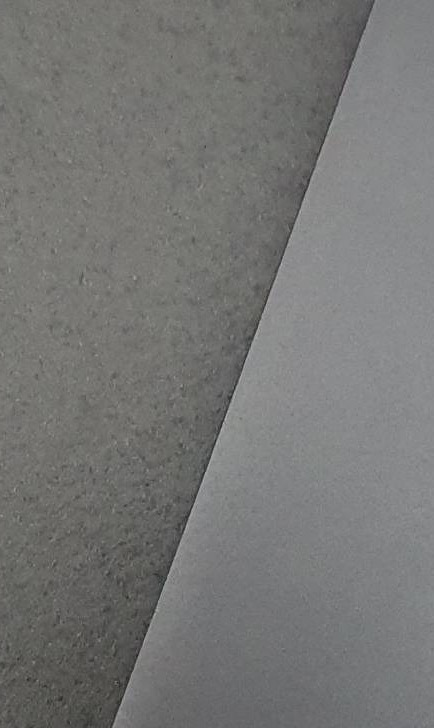
#> input picture hough_transform/resources/laptop_small.jpeg, 434 x 728 px
$ jupyter execute --allow-errors hough_transform.ipynb
#> lines starting #> are read from the running program, lines starting #| are printed output that depends on the picture; after the words box and inside, x2 and y2 are one past the last pixel; in counts of white or black regions, pixels touching at a corner belong together; long printed decimals are rounded
# Hough Transform

https://en.wikipedia.org/wiki/Hough_transform

Hough transform is primarily used to extract and describe shapes in a photo.<br/>
Most often it is used to detect straight lines but it can be used to detect other shapes like circles, elypses, polygons or any other form that can be described with an equation. <br/>

## How it works
### Setup

Imagine you want to describe a straight line. The most common way it would be to use the *slope-intercept* form: <br/>

$$ y=mx+b $$
A straight line in this form could be represented as a point (m,b) in the parameter space. A problem arises if the line we are trying to describe is vertical. In that case the slope parameter $ m $ would be unbounded. For this reason the Hough transform uses a *normal* form:

$$ r=xcosθ + ysinθ $$

where $ r $ is the length of the normal line from the origin to the closest point on the straight line, and $ \theta $ is the angle between the x axis and the normal line.

Using normal form we can represent a line as a point ($r$, $θ$) in the parameter space. <br/>

### Transform

#### Example 1: Computer vision

Since Hough transform is mainly used in computer vision applications let's start by a simple line detection example. <br/>

[cell 1]
import matplotlib.pyplot as plt
import matplotlib.image as mpimg
import cv2 as cv

plt.rcParams["figure.figsize"] = (10,5)

sample_photo_path = 'resources/laptop_small.jpeg'
img = mpimg.imread(sample_photo_path)
#> img is the input picture: shape (728, 434, 3); mean R, G, B 117.9, 118.2, 116.8
plt.imshow(cv.flip(img, 0),cmap = 'gray')
plt.show()
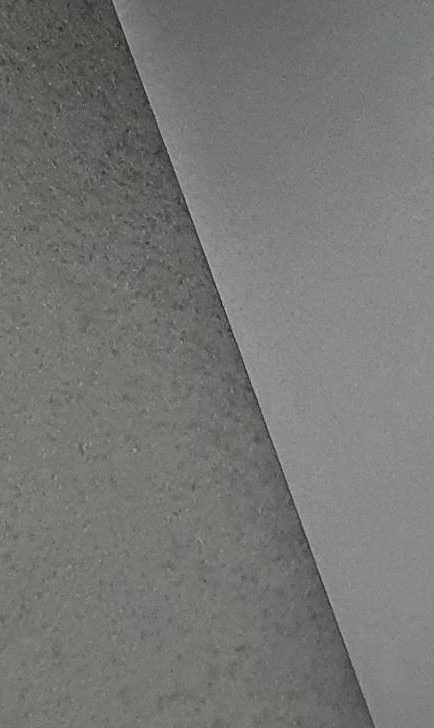
#> shown: shape (728, 434, 3); mean R, G, B 117.9, 118.2, 116.8

We'll use OpenCV's Canny Edge Detector to detect lines on this photo. <br/>
More on Canny Edge Detector: https://en.wikipedia.org/wiki/Canny_edge_detector
<br/>
<br/>
The image is first converted to greyscale and then the edges are extracted as shown below.

[cell 2]
img = cv.imread(sample_photo_path,0)
#> img: shape (728, 434); min 29, max 187, mean 118

# need to flip the image vertically as the open cv package puts the origin in the top left corner
edges = cv.Canny(img,100,100)
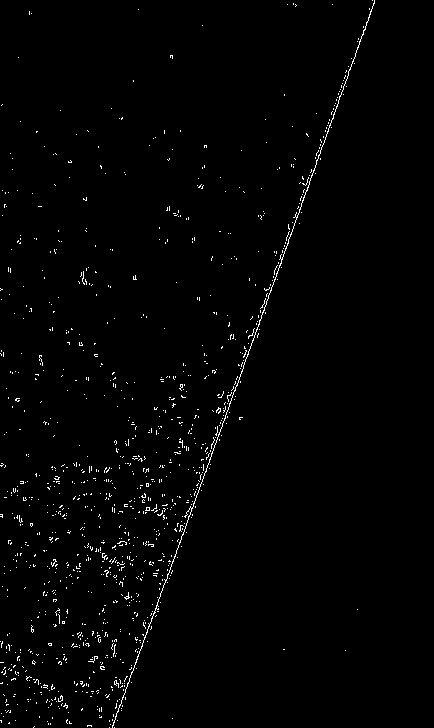
#> edges: shape (728, 434); 1.3% white in thin lines or dots, all inside (x1, y1, x2, y2) = (0, 0, 375, 728)
plt.subplot(121),
plt.imshow(cv.flip(img, 0),cmap = 'gray')
plt.title('Original Image')
plt.subplot(122),
plt.imshow(cv.flip(edges, 0),cmap = 'gray')
plt.title('Edge Image')
plt.show()
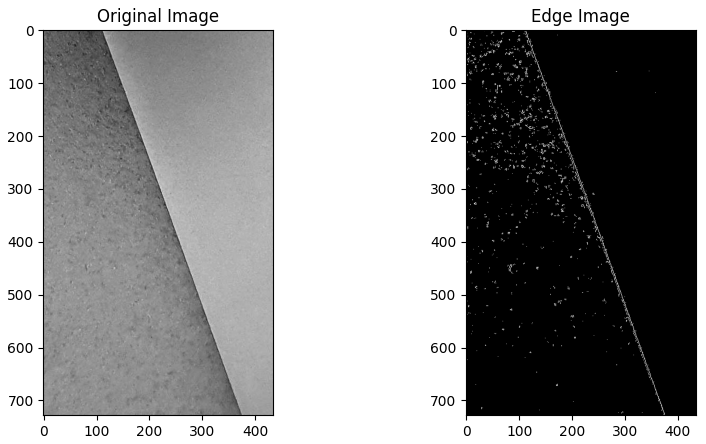
#> figure drawn by matplotlib, 2 panels

As expected there appears to be 1 straight line in the photo. <br/>
Some noise was detected, but that will not matter as Hough Transform will be able to ignore it.

Now we can perform Hough transform in order to retrieve lines from the "edge image" and describe them in normal and slope-intercept forms. <br/>

We need to iterate over all white pixes (points) as they are potentially a part of a line. <br/>
In each point we need to calculate parameter $r$ "for each possible" line going through that point.<br/>
Obiously there are infinite number of lines that can pass through any point so we need to determine the number
of angles $θ$ we would like to check this for.<br/>
This way we can calculate all possible parameter pairs ($r$,$θ$) for the specific point.

Source: https://en.wikipedia.org/wiki/Hough_transform#/media/File:Hough_transform_diagram.svg

Each pair of parameters is a point in Hough space (parameter space). In order to store all the points in parameter space we need to create a 2D matrix called the **accumulator**. <br/>
The dimensions of the accumulator are the number of angles $\theta$ we want to use and the number of approximated values for parameter $r$ we want to use. A good initiall value for both numbers is 180. This means we increase $\theta$ for 1° each time and we have 180 possible approximations for $r$. <br/><br/>
The accumulator is initialized with zeroes and each time we evaluate the parameters we increase the appropriate cell in the matrix by one. This is called voting as each possible line adds 1 vote. <br/>The cells in the accumulator with high number of votes are our solutions as all lines with the same orientation $\theta$ and distance from the origin $r$ are collinear. <br>

Here is a simple implementation with comments:

[cell 3]
import numpy as np
import pandas as pd

def basic_hough(data, num_r, num_theta):
    """
    A basic hough transform implementation
    """
#> called with num_r = 360, num_theta = 360

    # calculate step size of thetas and create an array of theta values
    step_theta = 180 / num_theta # angle step size will be 0.5 degree
    theta_values = np.arange(0, 180, step=step_theta)

    # precalculate cosine and sine values of theta angles
    theta_values_cos = np.cos(np.deg2rad(theta_values))
    theta_values_sin = np.sin(np.deg2rad(theta_values))

    # maximum value for r is the max distance from the origin
    # let's use pythagorean theorem to calculate that from the height and width of the image

    height, width = data.shape
#> height = 728; width = 434
    distance_max = np.sqrt(height**2 + width**2)
#> distance_max = 847.5
    r_step = (2 * distance_max) / num_r
#> r_step = 4.71
    r_values = np.arange(-distance_max, distance_max, step=r_step)
#> r_values = 360 values from -847.5 to 842.8

    # initialize accumulator matrix
    # accumulator = np.zeros((len(r_values), len(theta_values)))
    r_len = len(r_values)
#> r_len = 360
    theta_len = len(theta_values)
    accumulator = np.zeros((r_len, theta_len))

    for y in range(0, len(data)-1):
        for x in range(0, len(data[y])-1):
            edge = data[y][x]
            # only consider pixels detected by Canny
            if edge > 0:
                for theta_idx in range(0,len(theta_values)-1): # evaluate for all possible theta angles
                    # calculate r for given theta
                    rho = (x * theta_values_cos[theta_idx]) + (y * theta_values_sin[theta_idx])
                    # find the closest r index in the accumulator
                    rho_idx = np.argmin(np.abs(r_values - rho))
                    # increase the value in the accumulator
                    accumulator[rho_idx][theta_idx] += 1
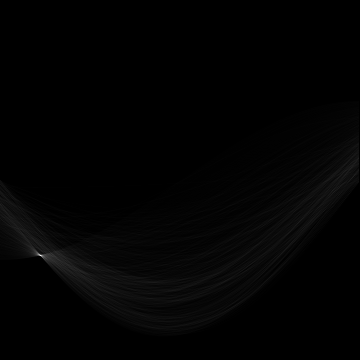
#> accumulator: shape (360, 360) float64; min 0, max 993, mean 11.2; drawn with min black and max white

    return accumulator, theta_values, r_values

[cell 4]
accumulator, theta_values, r_values = basic_hough(edges, 360, 360)
#> theta_values = 360 values from 0 to 179.5; r_values = 360 values from -847.5 to 842.8

[cell 5]
# lets see how the accumulator looks like
plt.rcParams["figure.figsize"] = (10,5)

plt.subplot(121)
plt.imshow(cv.flip(edges, 0),cmap = 'gray')
plt.title('Edge Image')
plt.subplot(122)
plt.imshow(accumulator,cmap = 'gray')
plt.ylabel('r index')
plt.xlabel('theta angle index')
plt.title('Acumulator Image')
plt.show()
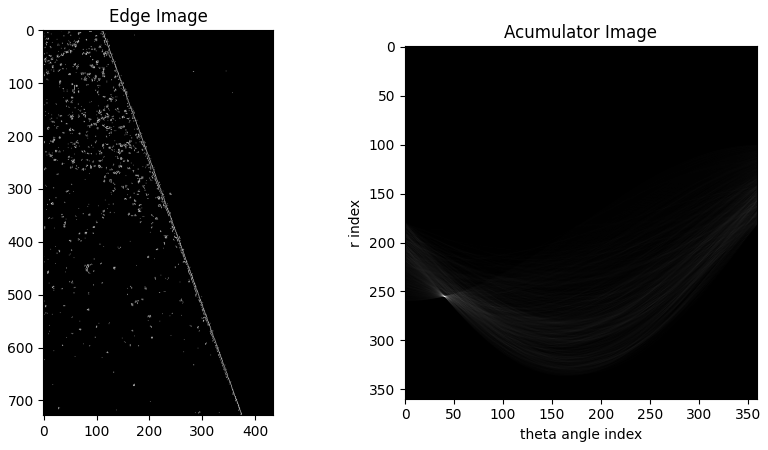
#> figure drawn by matplotlib, 2 panels

Each pixel in the edge image is transformed into a curve in the accumulator image (due to rotation over all possible angles). Here I chose resolution of 360 to make the final line fit the image better (we rotate a line on each step by 0.5 degrees)<br/>
All pixels that lie on the long straight line in the edge image end up with the same $r$ value at the same $\theta$ angle forming a bright spot in the accumulator image.<br/><br/>
Let's check which accumulator cell got the most votes:

[cell 6]
max_rho_idx, max_theta_idx = np.unravel_index(accumulator.argmax(), accumulator.shape)
#> max_rho_idx = 255; max_theta_idx = 40

print(f'Accumulator cell with most votes: ({max_rho_idx}, {max_theta_idx})')
#| Accumulator cell with most votes: (255, 40)

Let's find corresponding $r$ and $\theta$ values for the cell.

[cell 7]
max_theta = theta_values[max_theta_idx]
#> max_theta = 20
max_r = r_values[max_rho_idx]
#> max_r = 353.1

print(f'Theta: {max_theta}')
#| Theta: 20.0
print(f'R: {max_r}')
#| R: 353.146

This means that the normal line to the detected edge is at a 20° angle and has length of approx 353 units (pixels). </br></br>

Let's transform the line into the slop-intercept form.

[cell 8]
theta_rad = np.deg2rad(max_theta)
#> theta_rad = 0.349

slope = -(1/np.tan(theta_rad))
#> slope = -2.75
intercept = max_r*(1/np.sin(theta_rad))
#> intercept = 1032.5
print(f'y = {slope:.2f}x + {intercept:.2f}')
#| y = -2.75x + 1032.53

Let's compare all images side by side with ploting the line on top.

[cell 9]
x = np.linspace(0,450,100)
y = slope*x+intercept
#> y = 100 values, max 1032.5 at index 0, min -203.8 at index 99, mean 414.3

img = cv.imread(sample_photo_path,0)

edges = cv.Canny(img,100,100)
plt.subplot(131)
plt.imshow(cv.flip(img, 0),cmap = 'gray')
plt.title('Original Image')

plt.subplot(132)
plt.imshow(cv.flip(edges, 0),cmap = 'gray')
plt.title('Edge Image')

plt.subplot(133)
plt.imshow(img,cmap = 'gray')
plt.plot(x, y, '-r')
plt.ylim((0,728))
plt.xlim((0,434))
plt.title('Line overlay')

plt.show()
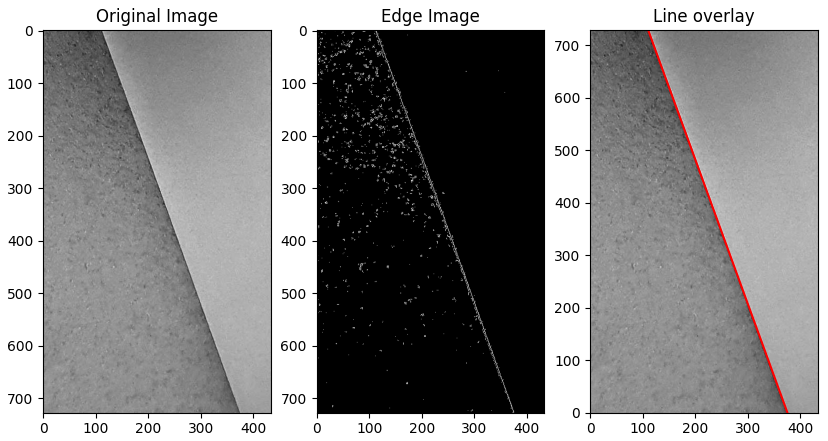
#> figure drawn by matplotlib, 3 panels

The red line drawn over the original image on the rightmost photo was drawn by calculating the results slope intercept equation:<br/>

$$ y = -2.75x + 1032.53 $$

It intercepts the y-axis at point (0, 1032) (not visible on the plot) and it intercepts the x-axis at <br/>

$$ 0 = -2.75x + 1032.53 $$
$$ -2.75x = -1032.53 $$
$$ x = 375.46 $$

## Line fitting using Hough Transform

We see that Hough transform is capable of detecting a straight line provided an edge image. <br/>
Would it be possible to use it to fit a straight line in a linear regression problem if we replace the edge image with a dataset?

First we need to do a small change to the code as we will be not working with images anymore.

[cell 10]
# [38 lines left out: function naive_hough_line_fit, not called in this run]

Let's try it on the used car dataset: https://www.kaggle.com/code/ronikdedhia/car-price/data

#> (a cell that did not finish here is left out)

#> (a cell that did not finish here is left out)

#> (a cell that did not finish here is left out)

#> (a cell that did not finish here is left out)

There seems to be some kind of linear relation by just looking at the horsepower - price scatterplot, so we will focus on these two variables only. <br/>

Let's first build a simple linear regression model on the data. (A simple LinearRegression from sklear without fine tunnig will do just fine in this case)

As Hough transform is sensitive to scale it makes sense to scale the price down to the same range as the horsepower. (divison by 120)

[cell 15]
from sklearn.linear_model import LinearRegression, Lasso

#> (the rest of this cell did not finish here and is left out)

[cell 16]
fig, ax = plt.subplots(figsize=(8,5))
#> (the rest of this cell did not finish here and is left out)

Let's try to do the same in a naive way using our hough transform. <br/>
Given there are many datapoints that are scattered all over the place it would be better to have less accumulator cells. This way we increase the probability of more lines falling into the same cell thus giving a better result.

#> (a cell that did not finish here is left out)

[cell 18]
max_theta_idx, max_rho_idx = np.unravel_index(accumulator.argmax(), accumulator.shape)
#> max_theta_idx = 255; max_rho_idx = 40

print(f'Accumulator cell with most votes: ({max_rho_idx}, {max_theta_idx})')
#| Accumulator cell with most votes: (40, 255)

[cell 19]
max_theta = theta_values[max_theta_idx]
#> max_theta = 127.5
max_r = r_values[max_rho_idx]
#> max_r = -659.2

print(f'Theta: {max_theta}')
#| Theta: 127.5
print(f'R: {max_r}')
#| R: -659.205

[cell 20]
theta_rad = np.deg2rad(max_theta)
#> theta_rad = 2.23

slope = -(1/np.tan(theta_rad))
#> slope = 0.767
print(slope)
#| 0.7673

intercept = max_r*(1/np.sin(theta_rad))
#> intercept = -830.9
print(intercept)
#| -830.910

fig, ax = plt.subplots(figsize=(8,5))
#> (the rest of this cell did not finish here and is left out)
